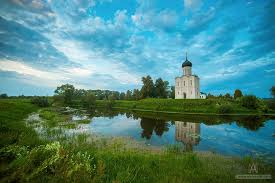
#> input picture lab_6/img/1.jpg, 275 x 183 px
$ jupyter execute lab_6_PodhaynDen.ipynb
#> lines starting #> are read from the running program, lines starting #| are printed output that depends on the picture
#### 27.04.25, &copy; Podhaynyy Denys KI-21-1

# Лабораторна робота №6. Метод головних компонент. Метричні методи класифікації

__Мета__: закріпити на практиці концепцію байєсівського вивода засобами мови Python

## Що ви будете вміти?
* Реалізовувати метод голових компонент засобами мови Python
* Виконувати стиснення зображень з втратами на основі PCA
* Реалізувати kNN-класифікатор з різними віконними функціями засобами мови Python

## Завдання для самостійної роботи

1. Імпортувати декілька власних довільних зображень, включаючи і власне фото.

[cell 1]
import numpy as np
from PIL import Image
import matplotlib.pyplot as plt
from sklearn.decomposition import PCA

image_paths = ["img/1.jpg", "img/2.jpg", "img/3.jpg", "img/4.jpg"]

def load_and_prepare_images(image_paths, target_size=(100, 100)):
#> called with target_size = (100, 100)
    images = []
    for path in image_paths:
        img = Image.open(path).convert('L')
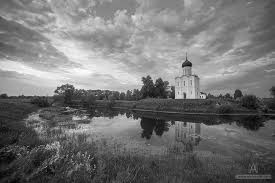
#> img: PIL image 275x183 L; min 2, max 255, mean 116.2
        img = img.resize(target_size)
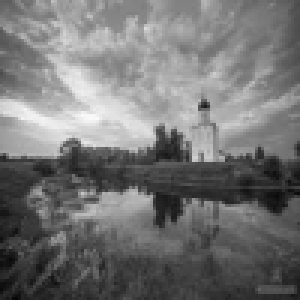
#> img: PIL image 100x100 L (shown 3 times larger); min 6, max 250, mean 116.2
        img_array = np.array(img).flatten()
#> img_array = 10000 values, max 250 at index 3930, min 6 at index 9905, mean 116.2
        images.append(img_array)
#> pass 2 of the loop in load_and_prepare_images, `for path in image_paths:`:
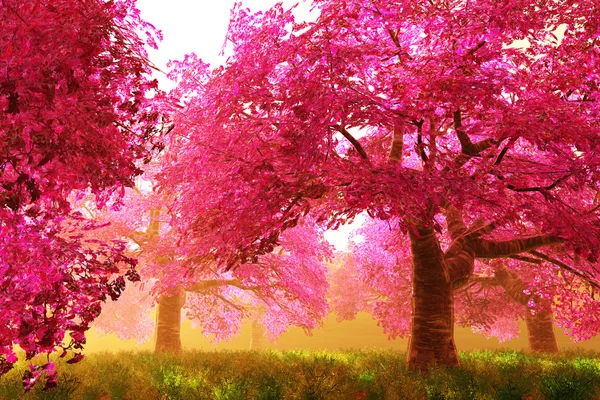
#> input picture lab_6/img/2.jpg, 600 x 400 px
#> in load_and_prepare_images, `img = Image.open(path).convert('L')`:
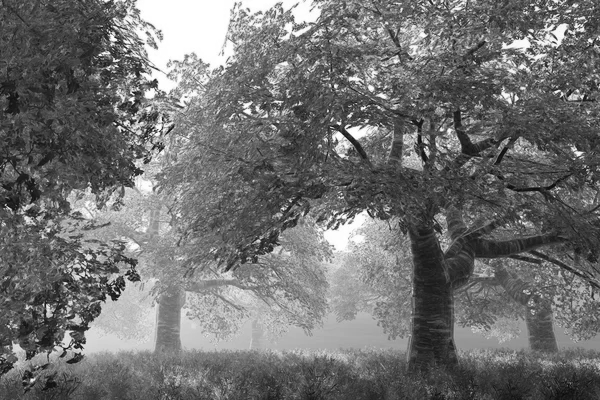
#> img: PIL image 600x400 L; min 10, max 255, mean 113.3
#> in load_and_prepare_images, `img = img.resize(target_size)`:
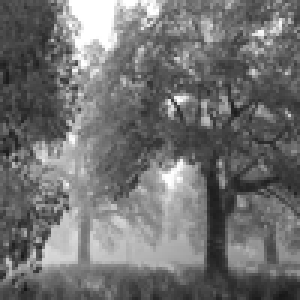
#> img: PIL image 100x100 L (shown 3 times larger); min 20, max 255, mean 113.3
#> in load_and_prepare_images, `img_array = np.array(img).flatten()`: img_array = 10000 values, max 255 at index 24, min 20 at index 9608, mean 113.3
#> pass 3 of the loop in load_and_prepare_images, `for path in image_paths:`:
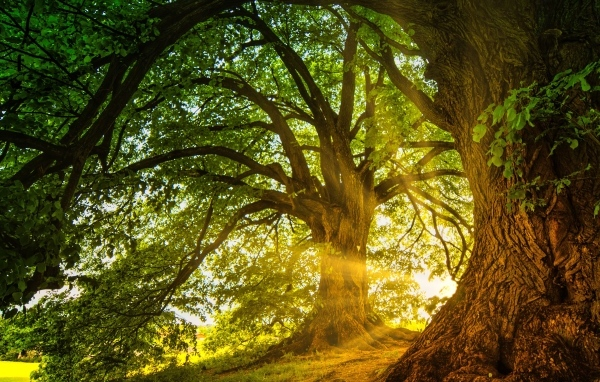
#> input picture lab_6/img/3.jpg, 600 x 382 px
#> in load_and_prepare_images, `img = Image.open(path).convert('L')`:
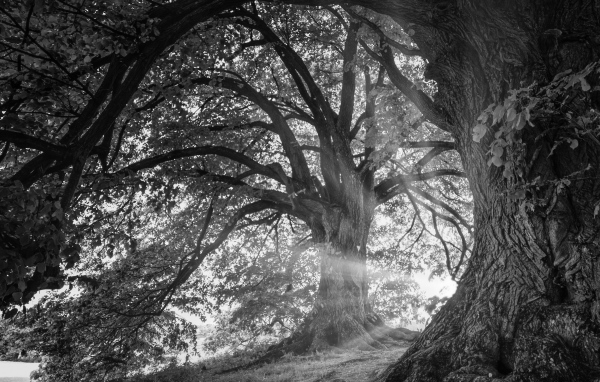
#> img: PIL image 600x382 L; min 0, max 253, mean 78.4
#> in load_and_prepare_images, `img = img.resize(target_size)`:
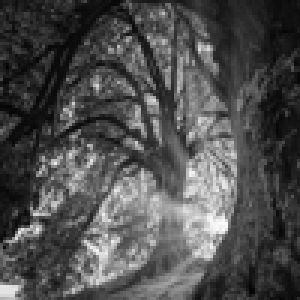
#> img: PIL image 100x100 L (shown 3 times larger); min 1, max 255, mean 78.4
#> in load_and_prepare_images, `img_array = np.array(img).flatten()`: img_array = 10000 values, max 255 at index 7674, min 1 at index 2202, mean 78.36
#> the loop made 4 passes; the first 3 are shown
    return np.array(images), target_size

images, image_shape = load_and_prepare_images(image_paths)

2. Стиснути його в 20, 30, 50 разів, як показано в прикладах. ВИвести і прокоментувати результати.

[cell 2]
import numpy as np
from PIL import Image
import matplotlib.pyplot as plt
from sklearn.decomposition import PCA

# Список шляхів до зображень
image_paths = [
    "img/1.jpg",
    "img/2.jpg",
    "img/3.jpg",
    "img/4.jpg"
]

def load_and_prepare_images(image_paths, target_size=(100, 100)):
#> called with target_size = (100, 100)
    images = []
    for path in image_paths:
        img = Image.open(path).convert('L')
        img = img.resize(target_size)
        img_array = np.array(img).flatten()
#> img_array = 10000 values, max 250 at index 3930, min 6 at index 9905, mean 116.2
        images.append(img_array)
#> pass 2 of the loop in load_and_prepare_images, `for path in image_paths:`:
#> in load_and_prepare_images, `img_array = np.array(img).flatten()`: img_array = 10000 values, max 255 at index 24, min 20 at index 9608, mean 113.3
#> pass 3 of the loop in load_and_prepare_images, `for path in image_paths:`:
#> in load_and_prepare_images, `img_array = np.array(img).flatten()`: img_array = 10000 values, max 255 at index 7674, min 1 at index 2202, mean 78.36
#> the loop made 4 passes; the first 3 are shown
    return np.array(images), target_size

images, image_shape = load_and_prepare_images(image_paths)

mean_image = np.mean(images, axis=0)

def compress_and_show(compress_ratio, images, image_shape, mean_image):
    base_size = image_shape[0] * image_shape[1]
    n_components = int(base_size * compress_ratio)

    n_samples = images.shape[0]
    n_features = images.shape[1]
    max_components = min(n_samples, n_features)
    n_components = min(n_components, max_components)

    print(f"Using n_components={n_components} (max allowed: {max_components})")

    model_pca = PCA(n_components=n_components)
    model_pca.fit(images)

    images_compressed = model_pca.transform(images)

    images_restored = model_pca.inverse_transform(images_compressed) + mean_image

    plt.figure(figsize=(12, 4))
    rows, cols = 1, len(images)
    for i in range(len(images)):
        plt.subplot(rows, cols, i + 1)
        plt.imshow(images_restored[i, :].reshape(image_shape), interpolation='none', cmap='gray')
        plt.title(f"Image {i+1}")
        plt.xticks(())
        plt.yticks(())

    compression_factor = int(1 / compress_ratio)
    plt.suptitle(f"Стиснення в {compression_factor} разів")
    plt.show()

    return images_compressed, images_restored

compress_ratios = [0.05, 0.033, 0.02]
for ratio in compress_ratios:
    compressed, restored = compress_and_show(ratio, images, image_shape, mean_image)
#> this loop made 3 passes
#> pass 1, in compress_and_show, `plt.show()`:
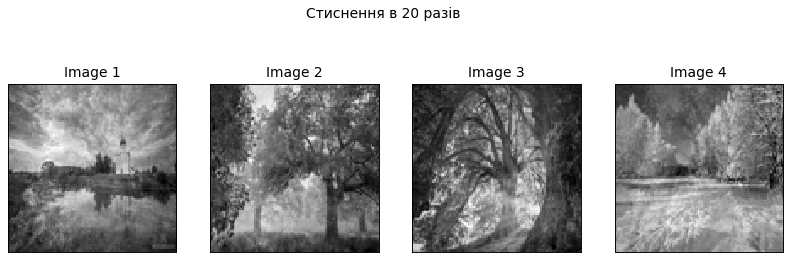
#> figure drawn by matplotlib, 4 panels

[cell 3]
import numpy as np
import matplotlib.pyplot as plt
from sklearn.preprocessing import StandardScaler

# Навчальні дані – варіант 12
x_train_12 = np.array([
    [10, 44],
    [38, 30],
    [43, 37],
    [50, 27],
    [47, 10],
    [8, 36],
    [25, 21],
    [45, 9],
    [42, 42],
    [29, 36]
])
y_train_12 = np.array([-1, 1, -1, 1, -1, 1, 1, 1, -1, -1])

# Тестові точки
np.random.seed(42)
x_test = np.random.uniform(low=0, high=50, size=(20, 2))

# Стандартизація
scaler = StandardScaler()
x_train = scaler.fit_transform(x_train_12)
x_test = scaler.transform(x_test)

# Відстань Евкліда
def euclidean_distance(a, b):
    return np.sqrt(np.sum((a - b) ** 2))

# k-NN класифікатор
def knn_predict(x_train, y_train, x_test, k):
#> called with x_train = array of shape (10, 2), y_train = array of shape (10,), x_test = array of shape (20, 2), k = 3
    y_pred = []
    for test_point in x_test:
        distances = [euclidean_distance(test_point, train_point) for train_point in x_train]
        k_indices = np.argsort(distances)[:k]
        k_nearest_labels = y_train[k_indices]
        unique_labels, counts = np.unique(k_nearest_labels, return_counts=True)
        predicted_label = unique_labels[np.argmax(counts)]
        y_pred.append(predicted_label)
    return np.array(y_pred)

# Класифікація kNN
k = 3
y_pred_knn = knn_predict(x_train, y_train_12, x_test, k)

# Візуалізація kNN
plt.figure(figsize=(10, 6))
plt.scatter(x_test[:, 0], x_test[:, 1], c=y_pred_knn, cmap='coolwarm', s=100, label='Тестові точки')
plt.scatter(x_train[:, 0], x_train[:, 1], c=y_train_12, cmap='coolwarm', marker='x', s=200, label='Навчальні точки')
plt.title(f'Класифікація kNN (k={k}) – Варіант 12')
plt.xlabel('Ознака 1')
plt.ylabel('Ознака 2')
plt.legend()
plt.colorbar(label='Клас')
plt.grid(True)
plt.show()
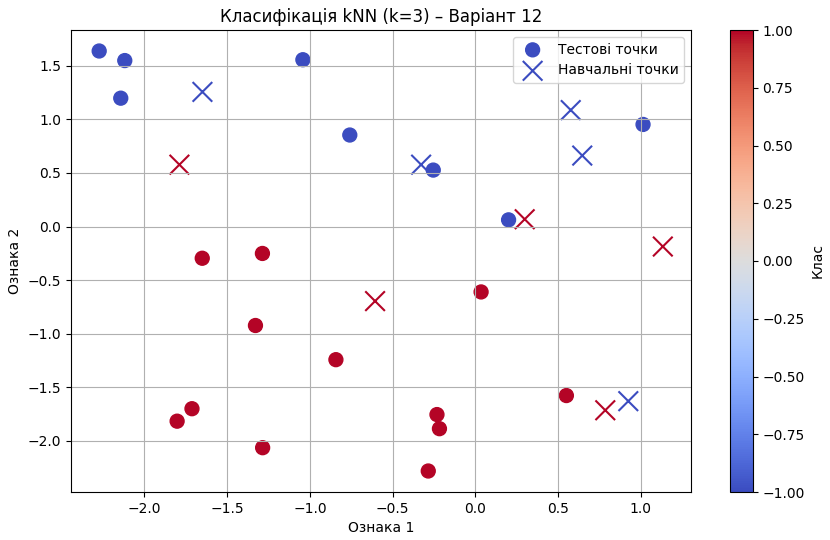
#> figure drawn by matplotlib, 2 panels

# Гаусове ядро
def gaussian_kernel(distance, h):
    return np.exp(-distance**2 / (2 * h**2))

# Парзенівський класифікатор
def parzen_window_predict(x_train, y_train, x_test, h):
#> called with x_train = array of shape (10, 2), y_train = array of shape (10,), x_test = array of shape (20, 2), h = 1
    y_pred = []
    for test_point in x_test:
        distances = [euclidean_distance(test_point, train_point) for train_point in x_train]
        weights = [gaussian_kernel(d, h) for d in distances]
        class_weights = {}
        for label in np.unique(y_train):
            class_weights[label] = sum(w for w, l in zip(weights, y_train) if l == label)
        predicted_label = max(class_weights, key=class_weights.get)
        y_pred.append(predicted_label)
    return np.array(y_pred)

# Класифікація методом Парзена
h = 1.0
y_pred_parzen = parzen_window_predict(x_train, y_train_12, x_test, h)

# Візуалізація Парзена
plt.figure(figsize=(10, 6))
plt.scatter(x_test[:, 0], x_test[:, 1], c=y_pred_parzen, cmap='coolwarm', s=100, label='Тестові точки')
plt.scatter(x_train[:, 0], x_train[:, 1], c=y_train_12, cmap='coolwarm', marker='x', s=200, label='Навчальні точки')
plt.title(f'Класифікація методом Парзена (h={h}) – Варіант 12')
plt.xlabel('Ознака 1')
plt.ylabel('Ознака 2')
plt.legend()
plt.colorbar(label='Клас')
plt.grid(True)
plt.show()
